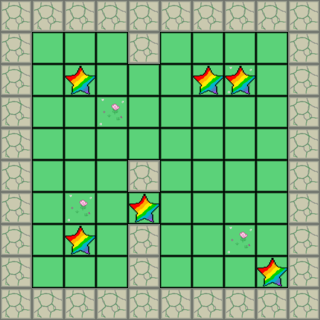

Below is a game level as drawn by its tile map, then a one-line description and the .tmx file that defines it, in full:
An orthogonal 10x10 tile map with 32x32 px tiles, 3 tile layers (Floor, Checkpoint, Wall), 5 tilesets and 7 objects (2x Box, Player).

<map version="1.10" tiledversion="1.11.2" orientation="orthogonal" renderorder="right-down" width="10" height="10" tilewidth="32" tileheight="32" infinite="0" nextlayerid="6" nextobjectid="12">
 <tileset firstgid="1" source="grass.tsx" />
 <tileset firstgid="7" source="wall.tsx" />
 <tileset firstgid="8" source="charactor.tsx" />
 <tileset firstgid="9" source="box.tsx" />
 <tileset firstgid="10" source="star.tsx" />
 <layer id="1" name="Floor" width="10" height="10">
  <data encoding="csv">
0,0,0,0,0,0,0,0,0,0,
0,1,1,1,1,1,1,1,1,0,
0,1,1,1,1,1,1,2,1,0,
0,1,1,2,1,1,1,1,1,0,
0,1,1,1,1,1,1,1,1,0,
0,1,1,1,1,1,1,1,1,0,
0,1,2,1,1,1,1,1,1,0,
0,1,1,1,1,1,1,2,1,0,
0,1,1,1,1,1,1,1,1,0,
0,0,0,0,0,0,0,0,0,0
</data>
 </layer>
 <layer id="5" name="Checkpoint" width="10" height="10">
  <data encoding="csv">
0,0,0,0,0,0,0,0,0,0,
0,0,0,0,0,0,0,0,0,0,
0,0,10,0,0,0,10,10,0,0,
0,0,0,0,0,0,0,0,0,0,
0,0,0,0,0,0,0,0,0,0,
0,0,0,0,0,0,0,0,0,0,
0,0,0,0,10,0,0,0,0,0,
0,0,10,0,0,0,0,0,0,0,
0,0,0,0,0,0,0,0,10,0,
0,0,0,0,0,0,0,0,0,0
</data>
 </layer>
 <layer id="2" name="Wall" width="10" height="10">
  <data encoding="csv">
7,7,7,7,7,7,7,7,7,7,
7,0,0,0,7,0,0,0,0,7,
7,0,0,0,0,0,0,0,0,7,
7,0,0,0,0,0,0,0,0,7,
7,0,0,0,0,0,0,0,0,7,
7,0,0,0,7,0,0,0,0,7,
7,0,0,0,0,0,0,0,0,7,
7,0,0,0,7,0,0,0,0,7,
7,0,0,0,7,0,0,0,0,7,
7,7,7,7,7,7,7,7,7,7
</data>
 </layer>
 <objectgroup id="4" name="Box">
  <object id="5" name="Box" gid="9" x="224" y="128" width="32" height="32" />
  <object id="6" name="Box" gid="9" x="224" y="224" width="32" height="32" />
  <object id="8" gid="9" x="224" y="160" width="32" height="32" />
  <object id="9" gid="9" x="192" y="128" width="32" height="32" />
  <object id="10" gid="9" x="32" y="192" width="32" height="32" />
  <object id="11" gid="9" x="64" y="224" width="32" height="32" />
 </objectgroup>
 <objectgroup id="3" name="Player">
  <object id="1" name="Player" gid="8" x="128" y="160" width="32" height="32" />
 </objectgroup>
</map>
